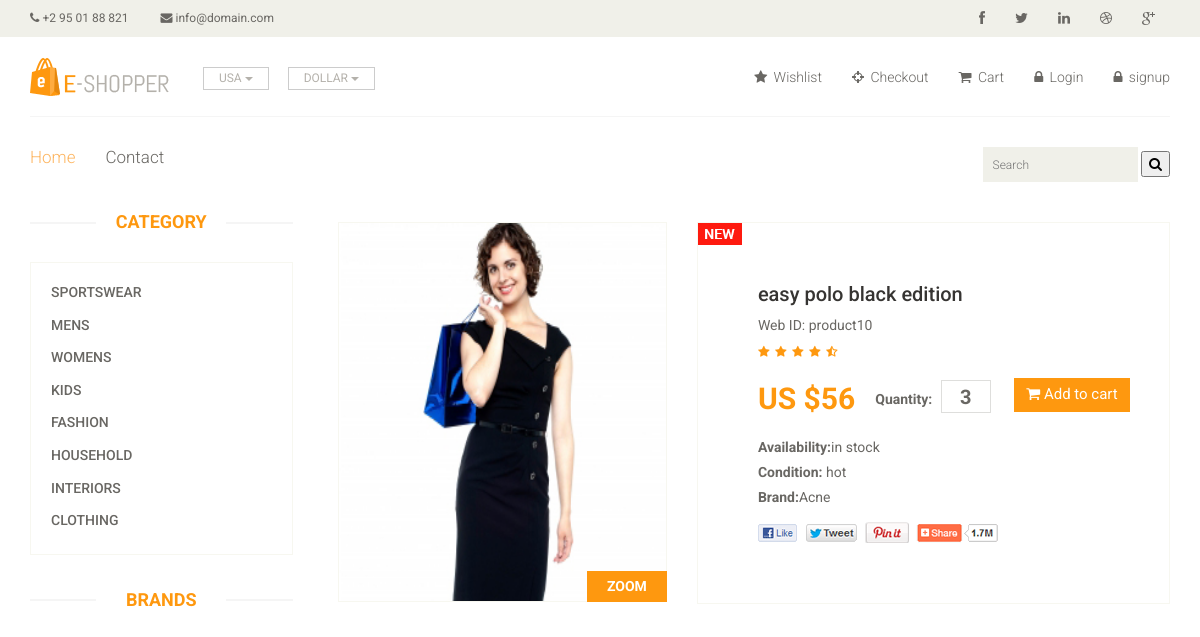
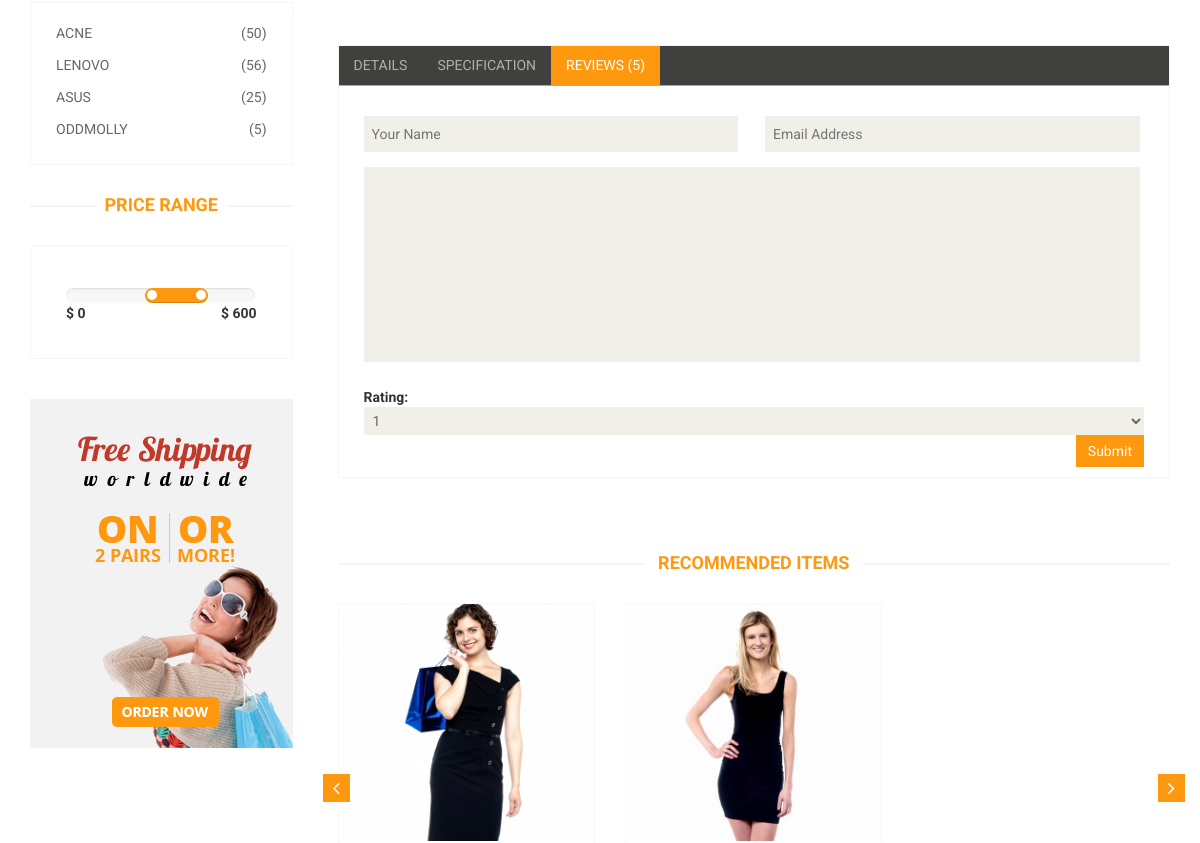
Before: /product/product10 (upper part) with the older database file (2 pictures, top to bottom).
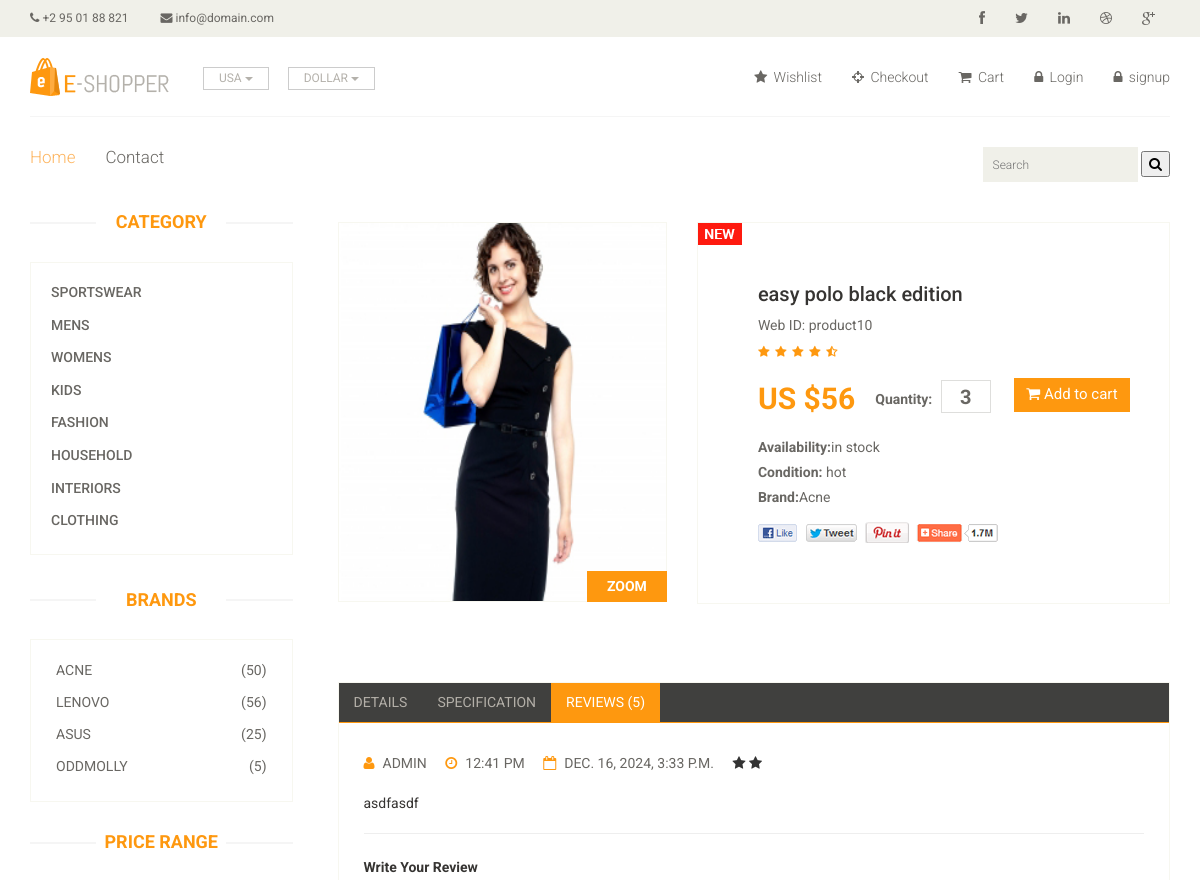
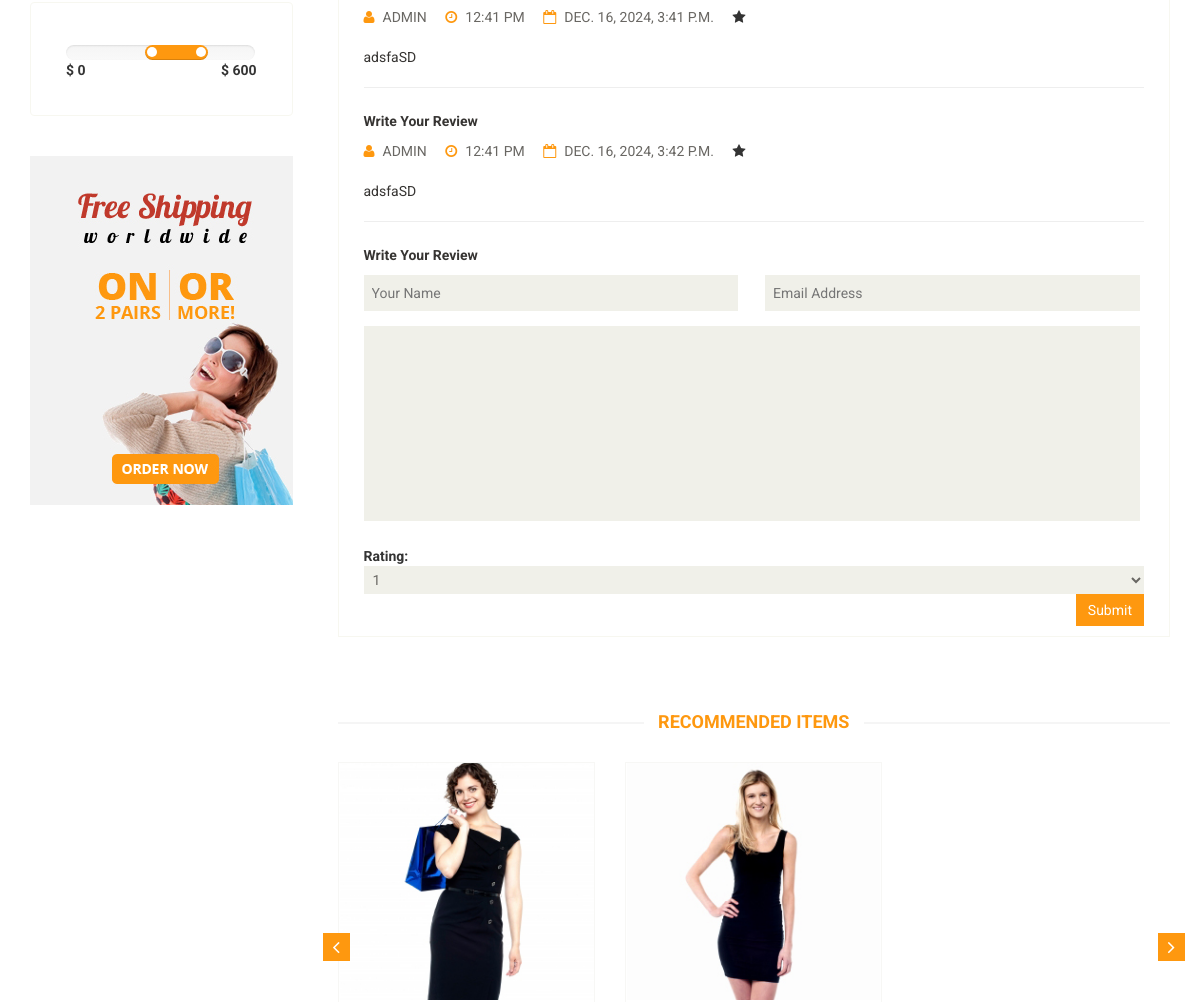
After: the same page with the newer database file (2 pictures, top to bottom).
### home/models.py (models this page shows, shortened)
class Category(models.Model):
    name = models.CharField(max_length=200)
    slug = models.CharField(max_length=500 , unique = True)

class Brand(models.Model):
    name = models.CharField(max_length = 200)
    image = models.ImageField(upload_to='media' , blank=True)
    numbers_of_products = models.IntegerField(default = 1)
    slug = models.CharField(max_length=500 , blank = True)
    def __str__(self):
        return self.name

class Product(models.Model):
    name = models.CharField(max_length=200)
    price = models.IntegerField()
    discounted_price = models.IntegerField(default=0)
    image = models.ImageField(upload_to='media')
    description = models.TextField(blank=True)
    specification = models.TextField(blank = True)
    category = models.ForeignKey(Category, on_delete = models.CASCADE)
    brand = models.ForeignKey(Brand,on_delete=models.CASCADE)
    stock = models.CharField(choices = STOCK , max_length=50)
    labels = models.CharField(choices = LABELS , max_length=50 , blank=True)
    slug = models.CharField(max_length= 500 , blank = True)

class ProductReview(models.Model):
    username = models.CharField(max_length=300)
    slug = models.CharField(max_length=300)
    date = models.DateTimeField(auto_now_add=True)
    star = models.IntegerField()
    comment = models.TextField()

### home/views.py (the view)
# urls.py: path('product/<slug>', ProductDetails.as_view() , name='product'),
class ProductDetails(Base):
    def get(self,request,slug):
        self.views['product_details'] = Product.objects.filter(slug = slug)
        product_category = Product.objects.get(slug = slug).category_id
        self.views['related_products'] = Product.objects.filter(category_id = product_category)
        self.views['reviews'] = ProductReview.objects.filter(slug=slug)
        return render(request,"product-details.html",self.views)

### templates/product-details.html (shortened to what this page needs)
{% extends 'base.html' %}
{%block content%}
{%load static%}
	<section>
		<div class="container">
			<div class="row">
				<div class="col-sm-3">
					<div class="left-sidebar">
						<h2>Category</h2>
						<div class="panel-group category-products" id="accordian">
							{%for cat in categories%}
							<div class="panel panel-default">
								<div class="panel-heading">
									<h4 class="panel-title"><a href="/category/{{cat.slug}}">{{cat.name}}</a></h4>
								</div>
							</div>
							{%endfor%}
						</div>
						<div class="brands_products">
							<h2>Brands</h2>
							<div class="brands-name">
								<ul class="nav nav-pills nav-stacked">
									{%for brand in brands %}
									<li><a href="/brand/{{brand.slug}}"> <span class="pull-right">({{brand.numbers_of_products}})</span>{{brand.name}}</a></li>
									{%endfor%}
								</ul>
							</div>
						</div>
						<div class="price-range">
							<h2>Price Range</h2>
							<div class="well">
								 <input type="text" class="span2" value="" data-slider-min="0" data-slider-max="600" data-slider-step="5" data-slider-value="[250,450]" id="sl2" ><br />
								 <b>$ 0</b> <b class="pull-right">$ 600</b>
							</div>
						</div>
						<div class="shipping text-center">
							<img src="{% static 'images/home/shipping.jpg' %}" alt="" />
						</div>
					</div>
				</div>
				{%for product in product_details%}
				<div class="col-sm-9 padding-right">
					<div class="product-details">
						<div class="col-sm-5">
							<div class="view-product">
								<img src="{{product.image.url}}" alt="" />
								<h3>ZOOM</h3>
							</div>
						</div>
						<div class="col-sm-7">
							<div class="product-information">
								<img src="{% static 'images/product-details/new.jpg' %}" class="newarrival" alt="" />
								<h2>{{product.name}}</h2>
								<p>Web ID: {{product.slug}}</p>
								<img src="{% static 'images/product-details/rating.png' %}" alt="" />
								<span>
									<span>US ${{product.price}}</span>
									<label>Quantity:</label>
									<input type="text" value="3" />
									<button type="button" class="btn btn-fefault cart">
										<i class="fa fa-shopping-cart"></i>
										Add to cart
									</button>
								</span>
								<p><b>Availability:</b>{{product.stock}}</p>
								<p><b>Condition:</b> {{product.labels}}</p>
								<p><b>Brand:</b>{{product.brand}}</p>
								<a href=""><img src="{% static 'images/product-details/share.png' %}" class="share img-responsive"  alt="" /></a>
							</div>
						</div>
					</div>
					<div class="category-tab shop-details-tab">
						<div class="col-sm-12">
							<ul class="nav nav-tabs">
								<li ><a href="#details" data-toggle="tab">Details</a></li>
								<li><a href="#specification" data-toggle="tab">Specification</a></li>
								<li class="active"><a href="#reviews" data-toggle="tab">Reviews (5)</a></li>
							</ul>
						</div>
						<div class="tab-content">
							<div class="tab-pane fade active in" id="reviews" >
								{%for review in reviews%}
								<div class="col-sm-12">
									<ul>
										<li><a href=""><i class="fa fa-user"></i>{{review.username}}</a></li>
										<li><a href=""><i class="fa fa-clock-o"></i>12:41 PM</a></li>
										<li><a href=""><i class="fa fa-calendar-o"></i>{{review.date}}</a></li>
										{%for i in 1|ljust:review.star%}
										<i class="fa fa-star"></i>
										{%endfor%}
									</ul>
									<p>{{review.comment}}</p>
									<hr style="height:3px; color:black;">
									<p><b>Write Your Review</b></p>
									</div>
								{%endfor%}
									<form method="POST" action="/add_review/{{product.slug}}">
										<span>
											<input type="text" placeholder="Your Name" name="username"/>
											<input type="email" placeholder="Email Address" name="email"/>
										</span>
										<textarea name="comment" ></textarea>
										<b>Rating: <select name="star" class="stars">
											<option value="1">1</option>
										</select>
										</b>
										<button type="submit" class="btn btn-default pull-right" >
											Submit
										</button>
									</form>
							</div>
						</div>
					</div>
					<div class="recommended_items">
						<h2 class="title text-center">recommended items</h2>
						<div id="recommended-item-carousel" class="carousel slide" data-ride="carousel">
							<div class="carousel-inner">
								<div class="item active">
									{%for related_product in related_products%}
									<div class="col-sm-4">
										<div class="product-image-wrapper">
											<div class="single-products">
												<div class="productinfo text-center">
													<img src="{{related_product.image.url}}" alt="" />
												</div>
											</div>
										</div>
									</div>
									{%endfor%}
								</div>
							</div>
							 <a class="left recommended-item-control" href="#recommended-item-carousel" data-slide="prev">
								<i class="fa fa-angle-left"></i>
							  </a>
							  <a class="right recommended-item-control" href="#recommended-item-carousel" data-slide="next">
								<i class="fa fa-angle-right"></i>
							  </a>
						</div>
					</div>
				</div>
				{%endfor%}
			</div>
		</div>
	</section>
{%endblock%}

### templates/base.html (shortened to what this page needs)
<!DOCTYPE html>
{%load static%}
<html lang="en">
<head>
    <link href="{% static 'css/bootstrap.min.css' %}" rel="stylesheet">
    <link href="{% static 'css/font-awesome.min.css' %}" rel="stylesheet">
    <link href="{% static 'css/prettyPhoto.css' %}" rel="stylesheet">
    <link href="{% static 'css/price-range.css' %}" rel="stylesheet">
    <link href="{% static 'css/animate.css' %}" rel="stylesheet">
	<link href="{% static 'css/main.css' %}" rel="stylesheet">
	<link href="{% static 'css/responsive.css' %}" rel="stylesheet">
</head>
<body>
	<header id="header">
		<div class="header_top">
			<div class="container">
				<div class="row">
					<div class="col-sm-6">
						<div class="contactinfo">
							<ul class="nav nav-pills">
								<li><a href="#"><i class="fa fa-phone"></i> +2 95 01 88 821</a></li>
								<li><a href="#"><i class="fa fa-envelope"></i> info@domain.com</a></li>
							</ul>
						</div>
					</div>
					<div class="col-sm-6">
						<div class="social-icons pull-right">
							<ul class="nav navbar-nav">
								<li><a href="#"><i class="fa fa-facebook"></i></a></li>
								<li><a href="#"><i class="fa fa-twitter"></i></a></li>
								<li><a href="#"><i class="fa fa-linkedin"></i></a></li>
								<li><a href="#"><i class="fa fa-dribbble"></i></a></li>
								<li><a href="#"><i class="fa fa-google-plus"></i></a></li>
							</ul>
						</div>
					</div>
				</div>
			</div>
		</div>
		<div class="header-middle">
			<div class="container">
				<div class="row">
					<div class="col-sm-4">
						<div class="logo pull-left">
							<a href="{% url 'home' %}"><img src="{% static 'images/home/logo.png' %}" alt="" /></a>
						</div>
						<div class="btn-group pull-right">
							<div class="btn-group">
								<button type="button" class="btn btn-default dropdown-toggle usa" data-toggle="dropdown">
									USA
									<span class="caret"></span>
								</button>
							</div>
							<div class="btn-group">
								<button type="button" class="btn btn-default dropdown-toggle usa" data-toggle="dropdown">
									DOLLAR
									<span class="caret"></span>
								</button>
							</div>
						</div>
					</div>
					<div class="col-sm-8">
						<div class="shop-menu pull-right">
							<ul class="nav navbar-nav">
								<li><a href="#"><i class="fa fa-star"></i> Wishlist</a></li>
								<li><a href="checkout.html"><i class="fa fa-crosshairs"></i> Checkout</a></li>
								<li><a href="/cart"><i class="fa fa-shopping-cart"></i> Cart</a></li>
								{% if user.is_authenticated %}
								<li><a href="/account/logout"><i class="fa fa-user"></i>{{user.username}}</a></li>
								{%else%}
								<li><a href="/account/login"><i class="fa fa-lock"></i> Login</a></li>
								<li><a href="/signup"><i class="fa fa-lock"></i> signup</a></li>
								{%endif%}
							</ul>
						</div>
					</div>
				</div>
			</div>
		</div>
		<div class="header-bottom">
			<div class="container">
				<div class="row">
					<div class="col-sm-9">
						<div class="mainmenu pull-left">
							<ul class="nav navbar-nav collapse navbar-collapse">
								<li><a href="/" class="active">Home</a></li>
								<li><a href="contact-us.html">Contact</a></li>
							</ul>
						</div>
					</div>
					<div class="col-sm-3">
						<div class="search_box pull-right">
							<form action="/search" method="GET">
							<input type="text" placeholder="Search" name="query"/>
							<button type="submit"><i class="fa fa-search"></i></button>
							</form>
						</div>
					</div>
				</div>
			</div>
		</div>
	</header>
	{%block content%}
	{%endblock%}
</body>
</html>

Changed rows visible on the page:
added ProductReview: username "ADMIN", date "DEC. 16, 2024, 3:33 P.M.", star 2 (drawn), comment "asdfasdf", shown under Product "easy polo black edition"
added ProductReview: username "ADMIN", date "DEC. 16, 2024, 3:41 P.M.", star 1 (drawn), comment "adsfaSD", shown under Product "easy polo black edition"
added ProductReview: username "ADMIN", date "DEC. 16, 2024, 3:42 P.M.", star 1 (drawn), comment "adsfaSD", shown under Product "easy polo black edition"
